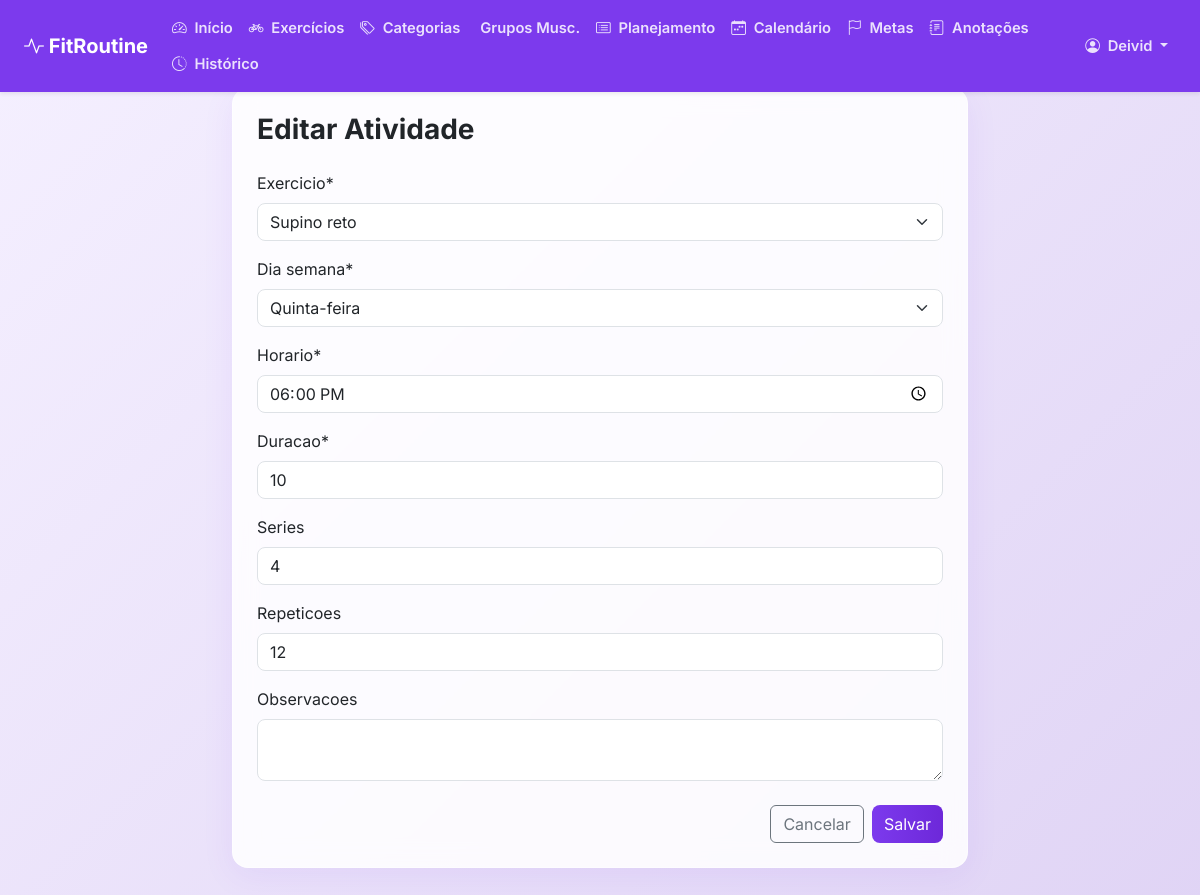
Page /atividade/1/editar/ (signed in) on the committed database.
### core/models.py (models this page shows, shortened)
class AtividadeDiaria(models.Model):
    DIAS_DA_SEMANA = [
        ('SEG', 'Segunda-feira'),
        ('TER', 'Terça-feira'),
        ('QUA', 'Quarta-feira'),
        ('QUI', 'Quinta-feira'),
        ('SEX', 'Sexta-feira'),
        ('SAB', 'Sábado'),
        ('DOM', 'Domingo'),
    ]
    planejamento = models.ForeignKey(PlanejamentoSemanal, on_delete=models.CASCADE)
    exercicio = models.ForeignKey(Exercicio, on_delete=models.CASCADE)
    dia_semana = models.CharField(max_length=20, choices=DIAS_DA_SEMANA)
    horario = models.TimeField()
    duracao = models.PositiveIntegerField()
    series = models.PositiveIntegerField(blank=True, null=True)
    repeticoes = models.PositiveIntegerField(blank=True, null=True)
    concluida = models.BooleanField(default=False)
    observacoes = models.TextField(blank=True, null=True)

### core/views.py (the view)
# urls.py: path('atividade/<int:pk>/editar/', views.atividade_update, name='atividade_update'),
@login_required
def atividade_update(request, pk):
    atividade = get_object_or_404(AtividadeDiaria, pk=pk, planejamento__usuario=request.user)
    if request.method == 'POST':
        form = AtividadeDiariaForm(request.POST, instance=atividade)
        if form.is_valid():
            form.save()
            messages.success(request, 'Atividade atualizada com sucesso!')
            return redirect('planejamento_detail', pk=atividade.planejamento.pk)
    else:
        form = AtividadeDiariaForm(instance=atividade)
    return render(request, 'core/atividade_form.html', {'form': form, 'title': 'Editar Atividade', 'atividade': atividade})

### core/forms.py
class AtividadeDiariaForm(forms.ModelForm):
    class Meta:
        model = AtividadeDiaria
        fields = ['exercicio', 'dia_semana', 'horario', 'duracao', 'series', 'repeticoes', 'observacoes']
        widgets = {
            'horario': forms.TimeInput(attrs={'type': 'time'}),
            'observacoes': forms.Textarea(attrs={'rows': 2}),
        }

### core/models.py (called while the page is built)
    def __str__(self):
        return self.nome

### core/templates/core/atividade_form.html (shortened to what this page needs)
{% extends 'core/base.html' %}
{% load crispy_forms_tags %}
{% block content %}
<div class="row justify-content-center">
    <div class="col-md-8">
        <div class="card p-4">
            <h3 class="fw-bold mb-4">{{ title }}</h3>
            <form method="post">
                {{ form|crispy }}
                <div class="d-flex justify-content-end gap-2 mt-4">
                    <a href="{% url 'planejamento_detail' atividade.planejamento.pk %}" class="btn btn-outline-secondary">Cancelar</a>
                    <button type="submit" class="btn btn-primary">Salvar</button>
                </div>
            </form>
        </div>
    </div>
</div>
{% endblock %}

### core/templates/core/base.html (shortened to what this page needs)
<!DOCTYPE html>
<html lang="pt-BR">
<head>
    <link href="https://cdn.jsdelivr.net/npm/bootstrap@5.3.0/dist/css/bootstrap.min.css" rel="stylesheet">
    <link rel="stylesheet" href="https://cdn.jsdelivr.net/npm/bootstrap-icons@1.10.5/font/bootstrap-icons.css">
    {% load static %}
    <link rel="stylesheet" href="{% static 'css/style.css' %}">
</head>
<body>
<nav class="navbar navbar-expand-lg navbar-dark shadow-sm fixed-top" id="mainNavbar">
  <div class="container-fluid px-3 px-lg-4">
    <a class="navbar-brand fw-bold" href="{% url 'home' %}">
        <i class="bi bi-activity"></i> FitRoutine
    </a>
    <div class="collapse navbar-collapse" id="navbarNav">
      {% if user.is_authenticated %}
      <ul class="navbar-nav flex-wrap">
        <li class="nav-item">
          <a class="nav-link {% if request.resolver_match.url_name == 'dashboard' %}active{% endif %}" href="{% url 'dashboard' %}">
            <i class="bi bi-speedometer2"></i> Início
          </a>
        </li>
        <li class="nav-item">
          <a class="nav-link {% if request.resolver_match.url_name == 'exercicios' %}active{% endif %}" href="{% url 'exercicios' %}">
            <i class="bi bi-bicycle"></i> Exercícios
          </a>
        </li>
        <li class="nav-item">
          <a class="nav-link {% if request.resolver_match.url_name == 'categorias' %}active{% endif %}" href="{% url 'categorias' %}">
            <i class="bi bi-tags"></i> Categorias
          </a>
        </li>
        <li class="nav-item">
          <a class="nav-link {% if request.resolver_match.url_name == 'grupos' %}active{% endif %}" href="{% url 'grupos' %}">
             Grupos Musc.
          </a>
        </li>
        <li class="nav-item">
          <a class="nav-link {% if request.resolver_match.url_name == 'planejamentos' or request.resolver_match.url_name == 'planejamento_detail' %}active{% endif %}" href="{% url 'planejamentos' %}">
            <i class="bi bi-card-list"></i> Planejamento
          </a>
        </li>
        <li class="nav-item">
          <a class="nav-link {% if request.resolver_match.url_name == 'calendario' %}active{% endif %}" href="{% url 'calendario' %}">
            <i class="bi bi-calendar-week"></i> Calendário
          </a>
        </li>
        <li class="nav-item">
          <a class="nav-link {% if request.resolver_match.url_name == 'metas' %}active{% endif %}" href="{% url 'metas' %}">
            <i class="bi bi-flag"></i> Metas
          </a>
        </li>
        <li class="nav-item">
          <a class="nav-link {% if request.resolver_match.url_name == 'anotacoes' %}active{% endif %}" href="{% url 'anotacoes' %}">
            <i class="bi bi-journal-text"></i> Anotações
          </a>
        </li>
        <li class="nav-item">
          <a class="nav-link {% if request.resolver_match.url_name == 'historico' %}active{% endif %}" href="{% url 'historico' %}">
            <i class="bi bi-clock-history"></i> Histórico
          </a>
        </li>
      </ul>
      <ul class="navbar-nav ms-auto flex-wrap align-items-lg-center">
        <li class="nav-item dropdown">
            <a class="nav-link dropdown-toggle" href="#" id="navbarUser" role="button" data-bs-toggle="dropdown" aria-expanded="false">
                <i class="bi bi-person-circle"></i> {{ user.first_name|default:user.username }}
            </a>
        </li>
      </ul>
      {% endif %}
    </div>
  </div>
</nav>
<div class="container pb-5" id="mainContent">
    {% block content %}
    {% endblock %}
</div>
</body>
</html>

### static/css/style.css (style rules this page uses)
:root { --primary: #7C3AED; --primary-hover: #6D28D9; --secondary: #C084FC; --accent: #EC4899; --bg-main: #FFFFFF; --bg-subtle: #F5F0FF; --text-main: #1A1A2E; --text-sec: #6B7280; --success: #10B981; --pending: #F59E0B; }
body { font-family: 'Inter', sans-serif; background: linear-gradient(135deg, var(--bg-subtle) 0%, #E0D4F5 100%); color: var(--text-main); min-height: 100vh; }
.navbar { background-color: var(--primary) !important; padding-top: 0.6rem; padding-bottom: 0.6rem; }
.navbar-brand, .nav-link { color: rgba(255, 255, 255, 0.85) !important; }
.navbar-brand { color: #FFFFFF !important; }
.navbar .nav-link { font-size: 0.92rem; font-weight: 600; padding: 0.45rem 0.65rem; border-radius: 8px; white-space: nowrap; }
.navbar .nav-link i { margin-right: 0.25rem; }
#mainContent { padding-top: 5.5rem; }
.btn-primary { background: linear-gradient(90deg, var(--primary) 0%, var(--primary-hover) 100%); border: none; border-radius: 8px; color: white; transition: all 0.3s ease; }
.card { border: 1px solid rgba(255, 255, 255, 0.4); border-radius: 16px; background: rgba(255, 255, 255, 0.85); backdrop-filter: blur(12px); -webkit-backdrop-filter: blur(12px); box-shadow: 0 8px 32px rgba(124, 58, 237, 0.08); transition: all 0.3s cubic-bezier(0.25, 0.8, 0.25, 1); animation: fadeIn 0.6s ease-out; }
.form-control, .form-select { border-radius: 8px; }

### rows in the picture
AtividadeDiaria: exercicio "Supino reto", dia_semana "Quinta-feira", horario "18:00:00", duracao "10", series "4", repeticoes "12"

### other values in the picture
{{ user.first_name|default:user.username }} "Deivid"
{{ title }} "Editar Atividade"
